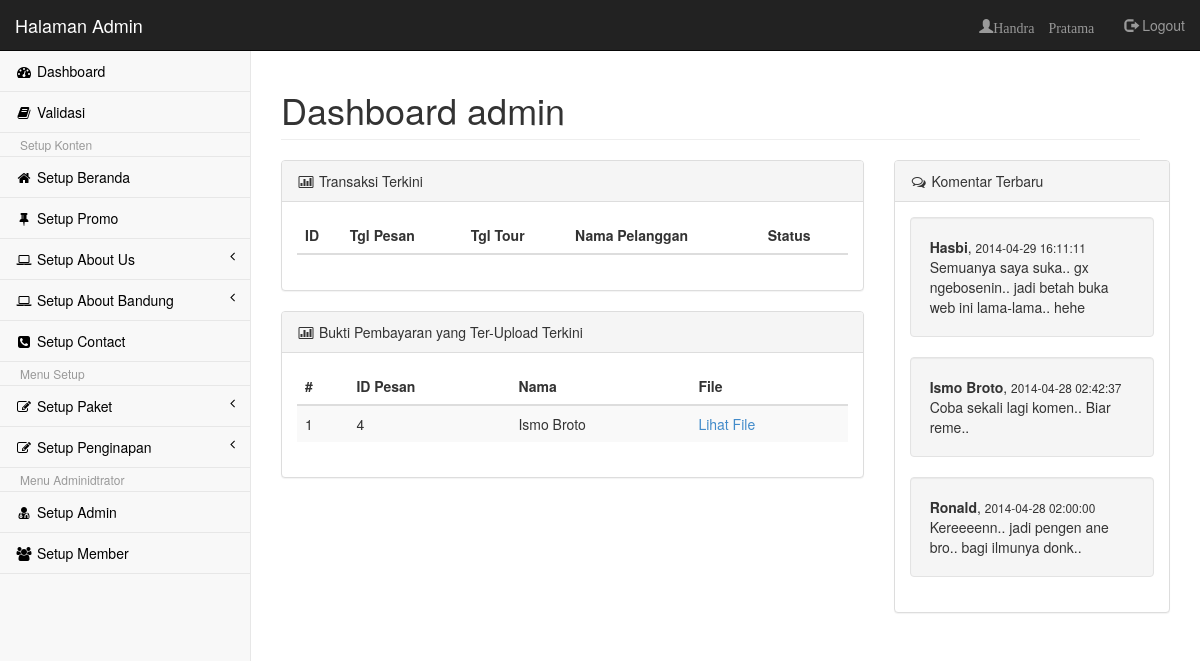
The app's page /Admin/home.php (signed in) with its own data.
### tables this page shows
CREATE TABLE IF NOT EXISTS `tbl_bukti` (
  `id_bukti` int(11) NOT NULL AUTO_INCREMENT,
  `id_pesan` int(11) NOT NULL,
  `file` text NOT NULL,
  PRIMARY KEY (`id_bukti`)
);

CREATE TABLE IF NOT EXISTS `tbl_pesan` (
  `id_pesan` int(11) NOT NULL AUTO_INCREMENT,
  `id_user` int(11) NOT NULL,
  `id_paket` int(11) NOT NULL,
  `id_hotel` int(11) NOT NULL,
  `tgl_pesan` date NOT NULL,
  `tgl_tour` date NOT NULL,
  `status` char(2) NOT NULL DEFAULT 'S1',
  PRIMARY KEY (`id_pesan`)
);

CREATE TABLE IF NOT EXISTS `tbl_user` (
  `id_user` int(11) NOT NULL AUTO_INCREMENT,
  `nama_user` varchar(30) NOT NULL,
  `email_user` varchar(50) NOT NULL,
  `tipe_id` varchar(20) NOT NULL,
  `no_id` varchar(30) NOT NULL,
  `no_hp` varchar(14) NOT NULL,
  `no_rek` varchar(50) NOT NULL,
  `nama_rek` varchar(50) NOT NULL,
  `username` varchar(30) NOT NULL,
  `password` varchar(12) NOT NULL,
  `tgl_lahir` varchar(30) NOT NULL,
  `jekel` varchar(1) NOT NULL,
  `alamat` text NOT NULL,
  PRIMARY KEY (`id_user`),
  KEY `id_user` (`id_user`)
);

CREATE TABLE IF NOT EXISTS `komentar` (
  `id_komentar` int(11) NOT NULL AUTO_INCREMENT,
  `nama` varchar(50) NOT NULL,
  `komentar` text NOT NULL,
  `waktu` datetime NOT NULL,
  PRIMARY KEY (`id_komentar`)
);

### Admin/home.php (the view, shortened to what this page needs)
<?php session_start();
if(isset($_SESSION['user_admin'])){
	$level		=$_SESSION['level'];
?>
<!DOCTYPE html>
<html>
<head>
    <link href="css/bootstrap.min.css" rel="stylesheet">
    <link href="font-awesome/css/font-awesome.css" rel="stylesheet">
    <link href="css/plugins/morris/morris-0.4.3.min.css" rel="stylesheet">
    <link href="css/plugins/timeline/timeline.css" rel="stylesheet">
    <link href="css/sb-admin.css" rel="stylesheet">
</head>
<body>
    <div id="wrapper">
		<?php
			if($level=='admin'){
				include"nav.php";
			}else if($level=='operator'){
				include"nav_operator.php";
			}else{
				echo "Anda tidak punya hak access!! Hayoo!! sapa Loe??";
			}
		?>
        <div id="page-wrapper">
        	<div class="row col-lg-12">
            	<h1 class="page-header">Dashboard <?php echo $level; ?></h1>
            </div>
            <div class="row">
            <div class="col-lg-8">
            <div class="panel panel-default">
            	<div class="panel-heading">
                	<i class="fa fa-bar-chart-o fa-fw"></i> Transaksi Terkini
                </div>
                <div class="panel-body">
                	<div class="table-responsive">
                        <table class="table table-hover table-striped" id="dataTables-transaksi">
                            <thead>
                                <tr>
                                    <th class="text-left">ID</th>
                                    <th class="text-left">Tgl Pesan</th>
                                    <th class="text-left">Tgl Tour</th>
                                    <th class="text-left">Nama Pelanggan</th>
                                    <th class="text-left">Status</th>
                                </tr>
                            </thead>
                        </table>
                	</div>
                </div>
            </div>
			<div class="panel panel-default">
            	<div class="panel-heading">
                	<i class="fa fa-bar-chart-o fa-fw"></i> Bukti Pembayaran yang Ter-Upload Terkini
                </div>
                <div class="panel-body">
                	<div class="table-responsive">
                        <table class="table table-hover table-striped" id="dataTables-transaksi">
                            <thead>
                                <tr>
                                    <th class="text-left">#</th>
                                    <th class="text-left">ID Pesan</th>
                                    <th class="text-left">Nama</th>
                                    <th class="text-left">File</th>
                                </tr>
                            </thead>
                            <tbody>
                            <?php
								$no=1;
                                $comot_bukti=mysql_query("SELECT * FROM tbl_bukti, tbl_pesan, tbl_user WHERE
													tbl_bukti.id_pesan	= tbl_pesan.id_pesan AND
													tbl_pesan.id_user	= tbl_user.id_user");
                                while($isi_bukti=mysql_fetch_array($comot_bukti)) {
                            ?>
                                <tr>
                                    <td><?php echo $no++ ?></td>
                                    <td><?php echo $isi_bukti['id_pesan']; ?></td>
                                    <td><?php echo $isi_bukti['nama_user']; ?></td>
                                    <td><a href="../images/<?php echo $isi_bukti['file'];?>" target="_blank">Lihat File</a></td>
                                </tr>
                            <?php
                                }
                            ?>
                            </tbody>
                        </table>
                	</div>
                </div>
            </div>
            </div>
            <div class="col-lg-4">
            <div class="panel panel-default">
            	<div class="panel-heading">
                	<i class="fa fa-comments-o fa-fw"></i> Komentar Terbaru
                </div>
                <div class="panel-body">
                   	<?php
					$comot_comen=mysql_query("SELECT * FROM komentar ORDER BY waktu DESC LIMIT 3");
					while($isi_comen=mysql_fetch_array($comot_comen))
					{ ?>
					<div class="well">
						<b><?php echo $isi_comen['nama']; ?></b>, <small><?php echo $isi_comen['waktu']; ?></small><br />
						<?php echo $isi_comen['komentar']; ?>
					</div>
					<?php
              		 }?>
                </div>
            </div>
            </div>
			<div class="col-lg-8">
            </div>
            </div>
        </div>
    </div>
</body>
</html>
<?php
}else{
	session_destroy();
	header('Location:index.php?status=Silahkan Login');
}
?>

### Admin/nav.php (shortened to what this page needs)
<?php
    $username=$_SESSION['user_admin'];
    $comot_admin=mysql_query("select nama from tbl_admin where user_admin='$username'");
    $ngisi_admin=mysql_fetch_array($comot_admin);
?>
<nav class="navbar navbar-inverse navbar-fixed-top" role="navigation" style="margin-bottom: 0">
    <div class="navbar-header">
        <a class="navbar-brand" href="home.php" style="color: white;">Halaman Admin</a>
    </div>
    <ul class="nav navbar-nav navbar-right">
      <li>
            <a class="glyphicon glyphicon-user" href="#"><?php echo $ngisi_admin['nama']; ?>
            </a>
        </li>
      <li><a href="logout.php"><span class="glyphicon glyphicon-log-out"></span> Logout</a></li>
    </ul>
    <div class="navbar-default navbar-static-side" role="navigation">
        <div class="sidebar-collapse">
            <ul class="nav" id="side-menu">
                <li><a href="home.php" style="color: black;"><i class="fa fa-dashboard fa-fw"></i> Dashboard</a></li>
                <li><a href="cekTransaksi.php" style="color: black;"><i class="fa fa-book fa-fw"></i> Validasi</a>
                <li class="dropdown-header">Setup Konten</li>
                <li><a href="setupBeranda.php" style="color: black;"><i class="fa fa-home fa-fw"></i> Setup Beranda</a>
                <li><a href="setupSlider.php" style="color: black;"><i class="fa fa-thumb-tack fa-fw"></i> Setup Promo</a>
                <li>
                    <a href="#" style="color: black;"><i class="fa fa-laptop fa-fw" style="color: black;"></i> Setup About Us<span class="fa arrow"></span></a>
                </li>
                <li>
                    <a href="#" style="color: black;"><i class="fa fa-laptop fa-fw"></i> Setup About Bandung<span class="fa arrow"></span></a>
                </li>
                <li><a href="setupContact.php" style="color: black;"><i class="fa fa-phone-square fa-fw"></i> Setup Contact</a>
                <li class="dropdown-header">Menu Setup</li>
                <li>
                    <a href="#" style="color: black;"><i class="fa fa-edit fa-fw"></i> Setup Paket<span class="fa arrow"></span></a>
                </li>
                <li>
                    <a href="#" style="color: black;"><i class="fa fa-edit fa-fw"></i> Setup Penginapan<span class="fa arrow"></span></a>
                </li>
                <li class="dropdown-header">Menu Adminidtrator</li>
                <li><a href="setupAdmin.php" style="color: black;"><i class="fa fa-user-md fa-fw"></i> Setup Admin</a>
                <li><a href="setupMember.php" style="color: black;"><i class="fa fa-users fa-fw"></i> Setup Member</a>
            </ul>
        </div>
    </div>
</nav>

### Admin/css/sb-admin.css (style rules this page uses)
body { background-color: #f8f8f8; padding-top: 100px; }
@media (min-width:768px) { body { padding-top: 50px; } }
#wrapper { width: 100%; }
#page-wrapper { padding: 0 15px; min-height: 568px; background-color: #fff; }
@media (min-width:768px) { #page-wrapper { position: inherit; margin: 0 0 0 250px; padding: 0 30px; min-height: 1300px; border-left: 1px solid #e7e7e7; } }
.navbar-static-side ul li { border-bottom: 1px solid #e7e7e7; }
.arrow { float: right; }
.fa.arrow:before { content: "\f104"; }
@media (min-width:768px) { .navbar-static-side { z-index: 1; position: absolute; width: 250px; margin-top: 51px; } }

### records on screen
tbl_bukti: id_pesan.id_pesan "4", tbl_user.nama_user "Ismo Broto"
komentar: nama "Hasbi", waktu "2014-04-29 16:11:11", komentar "Semuanya saya suka.. gx ngebosenin.. jadi betah buka web ini lama-lama.. hehe"
komentar: nama "Ismo Broto", waktu "2014-04-28 02:42:37", komentar "Coba sekali lagi komen.. Biar reme.."
komentar: nama "Ronald", waktu "2014-04-28 02:00:00", komentar "Kereeeenn.. jadi pengen ane bro.. bagi ilmunya donk.."

### other values on screen
$ngisi_admin['nama'] "Handra Pratama"
$level "admin"
